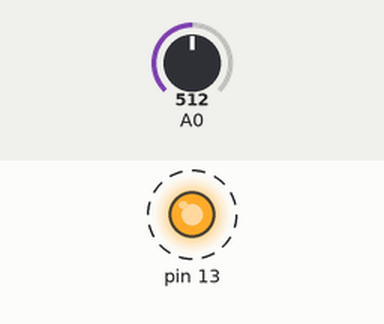
The sketch below on a simulated Arduino Uno, built with avr-gcc and run on an emulated ATmega328P. On the bench: output pins drawn as LEDs (lit = HIGH). Dashed ring = blinking. The test bench sets the inputs (shaded band); at power-on: A0 = 512. What the sketch prints to the serial monitor is not drawn.

Above: at 0.8 s.
Timing chart, 0 to 5.5 s (numbered marks = the images above):
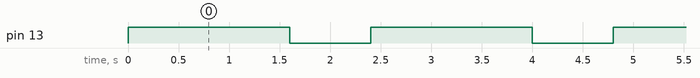

The sketch:

kettle_control.ino
```cpp
void setup() {
  // initialize digital pin LED_BUILTIN as an output.
  pinMode(13, OUTPUT);
  Serial.begin(9600);//enable serial monitor

}

// the loop function runs over and over again forever
void loop() {
  int pwm = analogRead(A0);//read analog value and put in to the variable
  pwm = map(pwm, 0, 1023, 0, 4000);// 0-1023 to 0-255
  Serial.println(pwm);//print serial monitor
  digitalWrite(13, HIGH);   // turn the LED on (HIGH is the voltage level)
  delay(1600);                       // wait for a second
  digitalWrite(13, LOW);    // turn the LED off by making the voltage LOW
  delay(800);                       // wait for a second
}
```

Measured:
- by itself, pin 13: alternates HIGH for 1.6 s and LOW for 0.80 s
